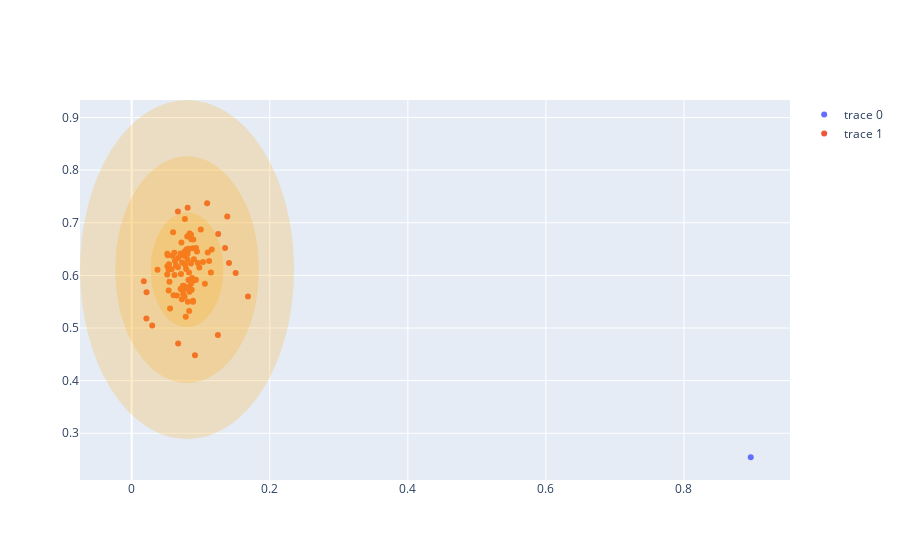

The notebook cell saved with this chart:
### Code cell
# for n, color in enumerate('rgb'):
#     print(color)









fig = go.Figure()
x0 = X.loc[y==0,'JHU_22.26156400.Theta']
y0 = X.loc[y==0,'JHU_22.26156400.R']

x1 = X.loc[y==1,'JHU_22.26156400.Theta']
y1 = X.loc[y==1,'JHU_22.26156400.R']

# Add scatter traces
fig.add_trace(go.Scatter(x=x0, y=y0, mode="markers"))
fig.add_trace(go.Scatter(x=x1, y=y1, mode="markers"))


# Add shapes
# fig.add_shape(type="circle",
#     xref="x", yref="y",
#     x0=min(x0), y0=min(y0),
#     x1=max(x0), y1=max(y0),
#     opacity=0.2,
#     fillcolor="blue",
#     line_color="blue",
# )


for nsig in range(1,4):

    width_ = width*nsig
    height_ = height*nsig
    
    e_x0 = pos[0] - width_
    e_x1 = pos[0] + width_
    e_y0 = pos[1] - height_
    e_y1 = pos[1] + height_

    fig.add_shape(type="circle",
        xref="x", yref="y",
        x0=e_x0, y0=e_y0,
        x1=e_x1, y1=e_y1,
        opacity=0.2,
        fillcolor="orange",
        line_color="orange",
    )
fig.show()
